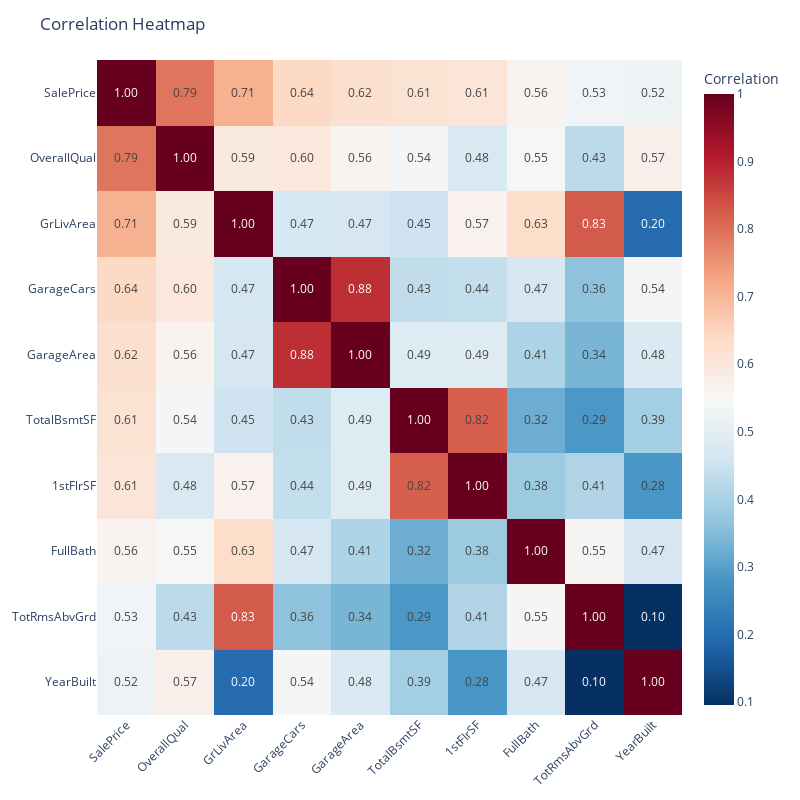

Notebook cell for this chart:
### Code cell
# Draw the heatmap using plotly
# Note: Plotly does not have a direct equivalent of seaborn's heatmap, but we can use px.imshow to create a similar effect
fig = px.imshow(
    coor_matrix_highest,
    text_auto='.2f',                # Display correlation values with 2 decimal places
    color_continuous_scale='RdBu_r', # Set color scale
    aspect='auto',               # Adjust aspect ratio
    labels=dict(color="Correlation")
)

# Configure the layout of the heatmap
fig.update_layout(
    title='Correlation Heatmap',
    width=800,
    height=800,
    xaxis=dict(tickangle=-45),      # Rotate x-axis labels 
    yaxis=dict(tickangle=0)
)

# Hiển thị biểu đồ
fig.show()

### Figure 1 — Plotly figure (JSON) as saved in the notebook; plotly's stock layout.template omitted (floating-point values rounded to 4 significant figures)
{"data": [{"coloraxis": "coloraxis", "hovertemplate": "x: %{x}<br>y: %{y}<br>Correlation: %{z}<extra></extra>", "name": "0", "texttemplate": "%{z:.2f}", "type": "heatmap", "x": ["SalePrice", "OverallQual", "GrLivArea", "GarageCars", "GarageArea", "TotalBsmtSF", "1stFlrSF", "FullBath", "TotRmsAbvGrd", "YearBuilt"], "xaxis": "x", "y": ["SalePrice", "OverallQual", "GrLivArea", "GarageCars", "GarageArea", "TotalBsmtSF", "1stFlrSF", "FullBath", "TotRmsAbvGrd", "YearBuilt"], "yaxis": "y", "z": [[1, 0.791, 0.7086, 0.6404, 0.6234, 0.6136, 0.6059, 0.5607, 0.5337, 0.5229], [0.791, 1, 0.593, 0.6007, 0.562, 0.5378, 0.4762, 0.5506, 0.4275, 0.5723], [0.7086, 0.593, 1, 0.4672, 0.469, 0.4549, 0.566, 0.63, 0.8255, 0.199], [0.6404, 0.6007, 0.4672, 1, 0.8825, 0.4346, 0.4393, 0.4697, 0.3623, 0.5379], [0.6234, 0.562, 0.469, 0.8825, 1, 0.4867, 0.4898, 0.4057, 0.3378, 0.479], [0.6136, 0.5378, 0.4549, 0.4346, 0.4867, 1, 0.8195, 0.3237, 0.2856, 0.3915], [0.6059, 0.4762, 0.566, 0.4393, 0.4898, 0.8195, 1, 0.3806, 0.4095, 0.282], [0.5607, 0.5506, 0.63, 0.4697, 0.4057, 0.3237, 0.3806, 1, 0.5548, 0.4683], [0.5337, 0.4275, 0.8255, 0.3623, 0.3378, 0.2856, 0.4095, 0.5548, 1, 0.09559], [0.5229, 0.5723, 0.199, 0.5379, 0.479, 0.3915, 0.282, 0.4683, 0.09559, 1]]}], "layout": {"coloraxis": {"colorbar": {"title": {"text": "Correlation"}}, "colorscale": [[0, "rgb(5,48,97)"], [0.1, "rgb(33,102,172)"], [0.2, "rgb(67,147,195)"], [0.3, "rgb(146,197,222)"], [0.4, "rgb(209,229,240)"], [0.5, "rgb(247,247,247)"], [0.6, "rgb(253,219,199)"], [0.7, "rgb(244,165,130)"], [0.8, "rgb(214,96,77)"], [0.9, "rgb(178,24,43)"], [1, "rgb(103,0,31)"]]}, "height": 800, "margin": {"t": 60}, "title": {"text": "Correlation Heatmap"}, "width": 800, "xaxis": {"anchor": "y", "domain": [0, 1], "tickangle": -45}, "yaxis": {"anchor": "x", "autorange": "reversed", "domain": [0, 1], "tickangle": 0}}}
